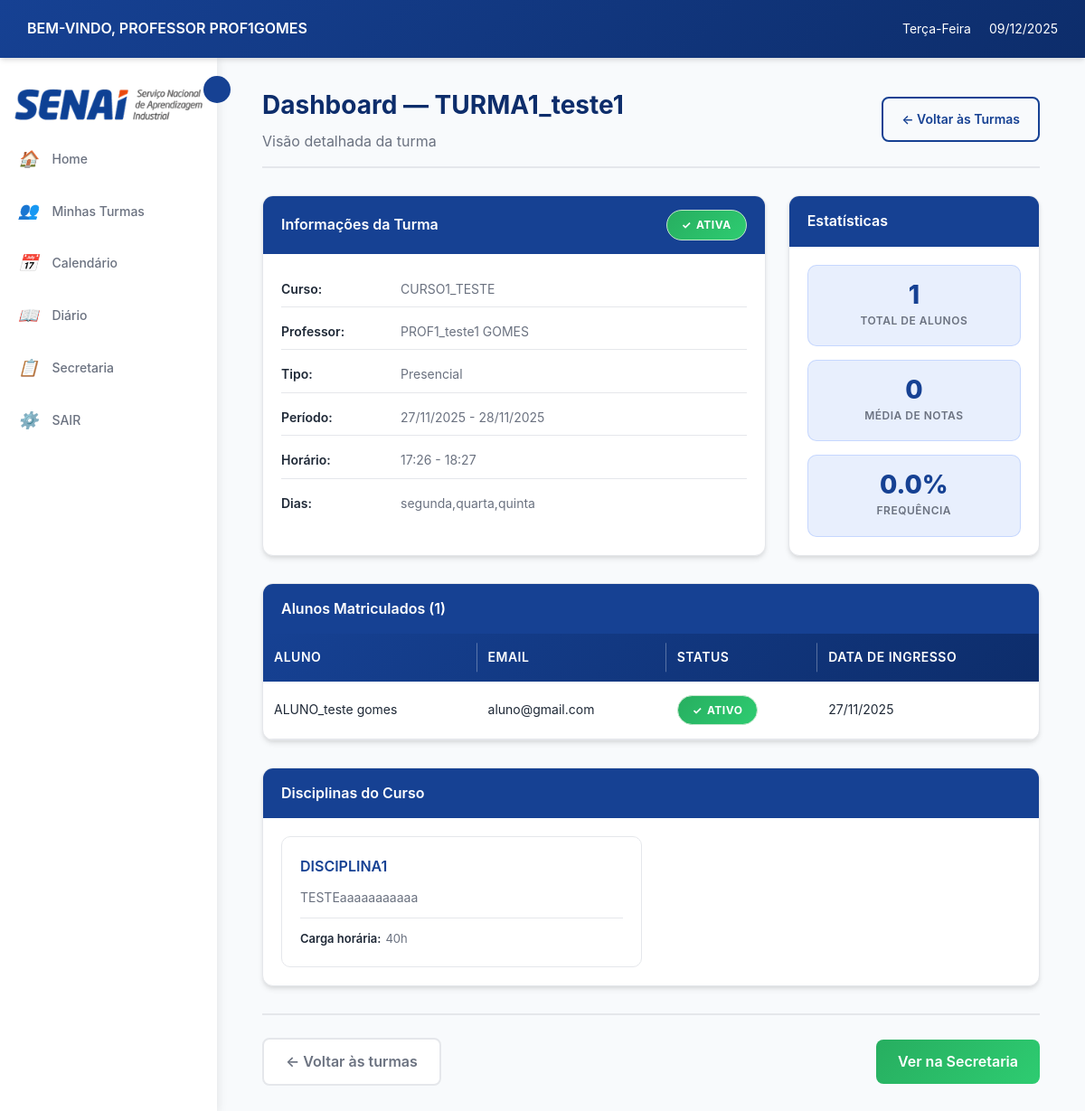
Screenshot of /professor/dashboard/turma/1/ (signed in) with the database file from the repository.
### login/models.py (models this page shows, shortened)
class Usuario(AbstractUser):
    TIPO_USUARIO = [
        ('aluno', 'Aluno'),
        ('professor', 'Professor'),
        ('secretaria', 'Secretaria'),
    ]
    usuario_id = models.AutoField(primary_key=True)
    nome = models.CharField('Nome', max_length=100, blank=True, null=True)
    sobrenome = models.CharField('Sobrenome', max_length=100, blank=True, null=True)
    email = models.EmailField('E-mail', unique=True, default=None)
    data_nascimento = models.DateField('Data de Nascimento', blank=True, null=True)
    contato = models.CharField(max_length=20, unique=True, blank=True, null=True)
    cpf = models.CharField(max_length=14, unique=True, blank=True, null=True)
    endereco = models.TextField('Endereço', blank=True, null=True)
    tipo = models.CharField(max_length=10, choices=TIPO_USUARIO)
    USERNAME_FIELD = 'email'
    REQUIRED_FIELDS = ['nome','sobrenome','cpf', 'tipo', 'username']
    class Meta:
        db_table = 'Usuario'

class Professor(models.Model):
    professor_id = models.AutoField(primary_key=True)
    usuario = models.OneToOneField(Usuario, on_delete=models.CASCADE)
    salario = models.DecimalField(max_digits=10, decimal_places=2)
    status = models.BooleanField(default=True)
    class Meta:
        db_table = 'Professor'

class Aluno(models.Model):
    aluno_id = models.AutoField(primary_key=True)
    usuario = models.OneToOneField(Usuario, on_delete=models.CASCADE)
    class Meta:
        db_table = 'Aluno'

### cursos/models.py (models this page shows, shortened)
class Turma(models.Model):
    TIPO_AULA = [
        ('presencial', 'Presencial'),
        ('semi', 'Semi-presencial'),
        ('ead', 'EAD'),
    ]
    turma_id = models.AutoField(primary_key=True)
    nome = models.CharField(max_length=100, null=True, blank=True)
    curso = models.ForeignKey(Curso, on_delete=models.CASCADE)
    professor = models.ForeignKey('login.professor', on_delete=models.SET_NULL,  # Ou models.SET_DEFAULT
        null=True,                  # Permite NULL
        blank=True,
        default=None)
    data_inicio = models.DateField()
    data_fim = models.DateField( null=True, blank=True)
    dias_semana = models.CharField(max_length=50)
    entrada_horas = models.CharField(max_length=100, null=True, blank=True)
    saida_horas = models.CharField(max_length=100, null=True, blank=True)
    tipo = models.CharField(max_length=10, choices=TIPO_AULA)
    status = models.BooleanField(default=True)
    class Meta:
        db_table = 'Turma'

class Curso(models.Model):
    nome = models.CharField(max_length=150, unique=True, verbose_name="Nome do Curso", default="Sem Nome")
    descricao = models.TextField(blank=True, verbose_name="Descrição")
    carga_horaria = models.PositiveIntegerField(verbose_name="Carga Horária (h)", default=40)
    ativo = models.BooleanField(default=True, verbose_name="Ativo")
    disciplinas = models.ManyToManyField('Disciplina', through='GradeCurricular', blank=True, related_name='cursos')
    class Meta:
        verbose_name = "curso"
        verbose_name_plural = "cursos"
        ordering = ["nome"]

class Matricula(models.Model):
    matricula_id = models.AutoField(primary_key=True)
    aluno = models.ForeignKey('login.aluno', on_delete=models.CASCADE)
    turma = models.ForeignKey(Turma, on_delete=models.CASCADE)
    data_ingresso = models.DateField(auto_now_add=True)
    status_matricula = models.BooleanField(default=True)
    class Meta:
        db_table = 'Matricula'
        unique_together = ['aluno', 'turma']

class Disciplina(models.Model):
    nome = models.CharField(max_length=150, verbose_name="Nome da Disciplina", default="Sem Nome")
    descricao = models.TextField(blank=True, verbose_name="Descrição")
    carga_horaria = models.PositiveIntegerField(verbose_name="Carga Horária (h)", default=40)

### professor/views.py (the view)
# urls.py: path('dashboard/turma/<int:turma_id>/', views.dashboard_turma_detalhes, name='dashboard_turma_detalhes'),
@login_required
@professor_required
def dashboard_turma_detalhes(request, turma_id):
    professor = get_object_or_404(Professor, usuario=request.user)
    turma = get_object_or_404(Turma, turma_id=turma_id, professor=professor)
    total_alunos = Matricula.objects.filter(turma=turma).count()
    media_notas = (
        AtividadeEntregue.objects
        .filter(atividade__turma=turma)
        .aggregate(media=Avg('nota'))
        .get('media')
    ) or 0
    total_atividades = Atividade.objects.filter(turma=turma).count()
    total_entregas = AtividadeEntregue.objects.filter(atividade__turma=turma).count()
    frequencia = (total_entregas / total_atividades * 100) if total_atividades > 0 else 0
    context = {
        'turma': turma,
        'total_alunos': total_alunos,
        'media_notas': round(media_notas, 2),
        'frequencia': round(frequencia, 2),
    }
    return render(request, 'professor/dashboard_turma_detalhes.html', context)

### professor/templates/professor/dashboard_turma_detalhes.html (shortened to what this page needs)
{% extends 'professor/base.html' %}
{% load static %}
{% block content %}
<div class="dashboard-container">
    <div class="content-header" style="display: flex; justify-content: space-between; align-items: center; ">
        <div class="content">
            <h1>Dashboard — {{ turma.nome }}</h1>
            <p class="text-muted">Visão detalhada da turma</p>
        </div>
        <div>
            <a href="{% url 'professor:turmas_por_curso' turma.curso.id %}" class="btn btn-outline-primary">
                ← Voltar às Turmas
            </a>
        </div>
    </div>
    <div class="detail-grid">
        <div class="card">
            <div class="card-header">
                <span>Informações da Turma</span>
                <span class="status-badge {% if turma.status %}status-active{% else %}status-inactive{% endif %}">
                    {{ turma.status|yesno:"Ativa,Inativa" }}
                </span>
            </div>
            <div class="card-body">
                <div class="turma-info">
                    <p><strong>Curso</strong> <span>{{ turma.curso.nome }}</span></p>
                    <p><strong>Professor</strong>
                        {% if turma.professor %}
                            <span>{{ turma.professor.usuario.nome }} {{ turma.professor.usuario.sobrenome }}</span>
                        {% else %}
                            <span class="text-muted">Não atribuído</span>
                        {% endif %}
                    </p>
                    <p><strong>Tipo</strong> <span>{{ turma.get_tipo_display }}</span></p>
                    <p><strong>Período</strong>
                        <span>
                            {% if turma.data_inicio %}{{ turma.data_inicio|date:"d/m/Y" }}{% else %}-{% endif %}
                            {% if turma.data_fim %} - {{ turma.data_fim|date:"d/m/Y" }}{% endif %}
                        </span>
                    </p>
                    <p><strong>Horário</strong> <span>{{ turma.entrada_horas }} - {{ turma.saida_horas }}</span></p>
                    <p><strong>Dias</strong> <span>{{ turma.dias_semana }}</span></p>
                </div>
            </div>
        </div>
        <div class="card">
            <div class="card-header">
                <span>Estatísticas</span>
            </div>
            <div class="card-body">
                <div class="stats-grid">
                    <div class="stat-box">
                        <div class="stat-value">{{ total_alunos }}</div>
                        <div class="stat-label">Total de Alunos</div>
                    </div>
                    <div class="stat-box">
                        <div class="stat-value">{{ media_notas }}</div>
                        <div class="stat-label">Média de Notas</div>
                    </div>
                    <div class="stat-box">
                        <div class="stat-value">{{ frequencia }}%</div>
                        <div class="stat-label">Frequência</div>
                    </div>
                </div>
            </div>
        </div>
    </div>
    <div class="table-container card">
        <div class="card-header">
            <span>Alunos Matriculados ({{ total_alunos }})</span>
        </div>
        <div class="table-wrap">
            {% if turma.matricula_set.exists %}
            <table>
                <thead>
                    <tr>
                        <th>Aluno</th>
                        <th>Email</th>
                        <th>Status</th>
                        <th>Data de Ingresso</th>
                    </tr>
                </thead>
                <tbody>
                    {% for matricula in turma.matricula_set.all %}
                    <tr>
                        <td>{{ matricula.aluno.usuario.nome }} {{ matricula.aluno.usuario.sobrenome }}</td>
                        <td>{{ matricula.aluno.usuario.email }}</td>
                        <td>
                            <span class="status-badge {% if matricula.status_matricula %}status-active{% else %}status-inactive{% endif %}">
                                {{ matricula.status_matricula|yesno:"Ativo,Inativo" }}
                            </span>
                        </td>
                        <td>{% if matricula.data_ingresso %}{{ matricula.data_ingresso|date:"d/m/Y" }}{% else %}-{% endif %}</td>
                    </tr>
                    {% endfor %}
                </tbody>
            </table>
            {% else %}
            <div class="no-data">Nenhum aluno matriculado nesta turma.</div>
            {% endif %}
        </div>
    </div>
    <div class="card">
        <div class="card-header">
            <span>Disciplinas do Curso</span>
        </div>
        <div class="card-body">
            {% if turma.curso.disciplinas.exists %}
            <div class="disciplinas-grid">
                {% for disciplina in turma.curso.disciplinas.all %}
                <div class="disciplina-card">
                    <h4>{{ disciplina.nome }}</h4>
                    <p>{{ disciplina.descricao|default:"Sem descrição" }}</p>
                    <div class="disciplina-meta">
                        <span><strong>Carga horária:</strong> {{ disciplina.carga_horaria }}h</span>
                    </div>
                </div>
                {% endfor %}
            </div>
            {% else %}
            <div class="no-data">Nenhuma disciplina cadastrada para este curso.</div>
            {% endif %}
        </div>
    </div>
    <div class="detail-actions">
        <a href="{% url 'professor:home' %}" class="btn-style3">
            ← Voltar às turmas
        </a>
        <a href="{% url 'secretaria:turmaDetail' turma.turma_id %}" class="btn-style2">
            Ver na Secretaria
        </a>
    </div>
</div>
{% endblock %}

### professor/templates/professor/base.html (shortened to what this page needs)
{% load static %}
<!DOCTYPE html>
<html lang="pt-br">
<head>
    <link rel="stylesheet" href="{% static 'professor/css/style.css' %}">
</head>
<body>
    <header class="header">
        <div class="header-left">
            <span class="welcome-text">BEM-VINDO, PROFESSOR {{ user.get_full_name|default:user.username|upper }}</span>
        </div>
        <div class="header-right">
            <span class="weekday" id="currentWeekday"></span>
            <span class="date" id="currentDate"></span>
        </div>
    </header>
    <main class="main-container">
        <aside class="sidebar" id="sidebar">
            <img src="{% static 'professor/img/senai_logo.png' %}" alt="SENAI" id="senai-logo-sidebar">
            <button class="sidebar-toggle" id="sidebarToggle"></button>
            <ul class="sidebar-menu">
                <li>
                    <a href="{% url 'professor:home' %}">
                        <i>🏠</i>
                        <span>Home</span>
                    </a>
                </li>
                <li>
                    <a href="{% url 'professor:listar_cursos' %}">
                        <i>👥</i>
                        <span>Minhas Turmas</span>
                    </a>
                </li>
                <li>
                    <a href="{% url 'professor:calendario' %}">
                        <i>📅</i>
                        <span>Calendário</span>
                    </a>
                </li>
                <li>
                    <a href="{% url 'diario:lista_turmas_diario' %}">
                        <i>📖</i>
                        <span>Diário</span>
                    </a>
                </li>
                <li>
                    <a href="{% url 'solicitacao:solicitacaoList' %}">
                        <i>📋</i>
                        <span>Secretaria</span>
                    </a>
                </li>
                <li>
                    <a href="{% url 'logout' %}">
                        <i>⚙️</i>
                        <span>SAIR</span>
                    </a>
                </li>
            </ul>
        </aside>
        <div class="content-area">
            {% block content %}
            {% endblock %}
        </div>
    </main>
</body>
</html>

### rows the page displays
Usuario: get_full_name "PROF1GOMES"
Turma: nome "TURMA1_teste1", status "ATIVA", curso.nome "CURSO1_TESTE", professor.usuario.nome "PROF1_teste1", professor.usuario.sobrenome "GOMES", tipo "Presencial", data_inicio "27/11/2025", data_fim "28/11/2025", entrada_horas "17:26", saida_horas "18:27", dias_semana "segunda,quarta,quinta"
Matricula: aluno.usuario.nome "ALUNO_teste", aluno.usuario.sobrenome "gomes", aluno.usuario.email "aluno@gmail.com", status_matricula "ATIVO", data_ingresso "27/11/2025"
Disciplina: nome "DISCIPLINA1", descricao "TESTEaaaaaaaaaaa", carga_horaria "40"

### other values shown
{{ total_alunos }} "1"
{{ media_notas }} "0"
{{ frequencia }} "0.0"
